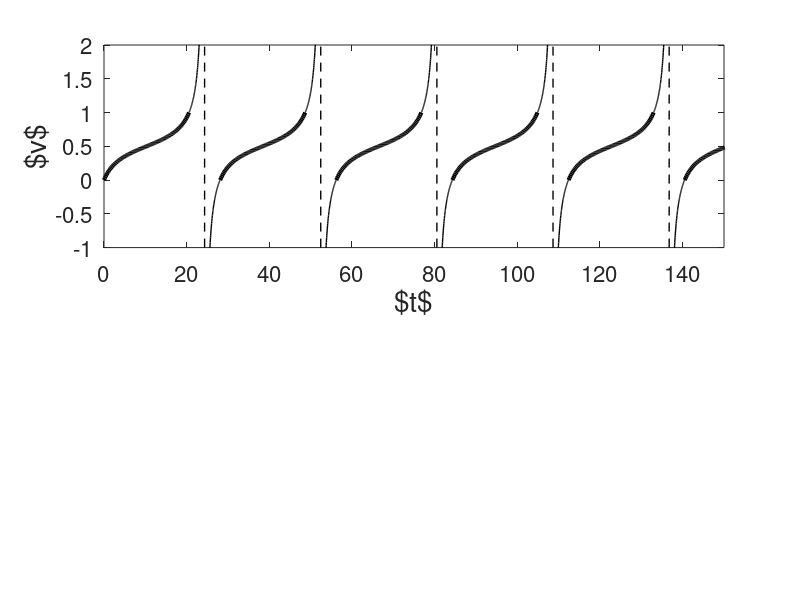

Write MATLAB code to recreate this figure.
clear;
tau_m=2;
I=0.15;

T=2*tau_m/sqrt(tau_m*I-1/4)*atan(1/(2*sqrt(tau_m*I-1/4)));
t_ast=tau_m/sqrt(tau_m*I-1/4)*(pi/2-atan(1/(2*sqrt(tau_m*I-1/4))));

t_period=[0:100]/100*T; t=t_period;
v_0_to_1=0.5+sqrt(tau_m*I-1/4)*tan(sqrt(tau_m*I-1/4)/tau_m*t- ...
    atan(1/(2*sqrt(tau_m*I-1/4))));

t_blowup=[0:99]/100*t_ast; t=t_blowup;
v_1_to_inf=0.5+sqrt(tau_m*I-1/4)*tan(sqrt(tau_m*I-1/4)/tau_m*t+ ...
    atan(1/(2*sqrt(tau_m*I-1/4))));

v_minus_inf_to_0=1-v_1_to_inf(100:-1:1);

subplot(211);

plot(t_period,v_0_to_1,'-k','Linewidth',3);
hold on;
plot(T+t_blowup,v_1_to_inf,'-k','Linewidth',1);
plot([T+t_ast,T+t_ast],[-1,2],'--k','Linewidth',1);

for ijk=1:5,
    plot(ijk*(T+2*t_ast)-t_ast+t_blowup,v_minus_inf_to_0,'-k','Linewidth',1);
    plot(ijk*(T+2*t_ast)+t_period,v_0_to_1,'-k','Linewidth',3);
    plot(ijk*(T+2*t_ast)+T+t_blowup,v_1_to_inf,'-k','Linewidth',1);
    plot([ijk*(T+2*t_ast)+T+t_ast,ijk*(T+2*t_ast)+T+t_ast],[-1,2],'--k','Linewidth',1);
end;

axis([0,150,-1,2]);
hold off;
set(gca,'Fontsize',16);
axis([0,150,-1,2]);
xlabel('$t$','Fontsize',20); ylabel('$v$','Fontsize',20);

hold off;
shg;

